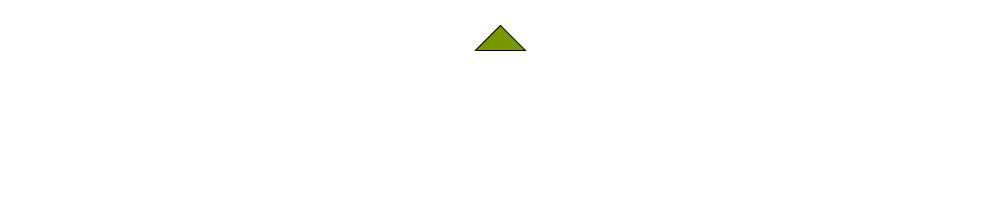
Frame 1 (no input)
Frame 60 (the mouse pressed at the canvas centre just before this capture): identical to frame 1, image omitted
Frame 120 (the mouse held since frame 60 and released just before this capture): identical to frame 1, image omitted

The Processing sketch that drew this single still picture (run headless with seeded random() and noise(); from frame 60 on, the mouse is pressed at the canvas centre):

// Processing sketch: CarsAGasStation
// ── CarsAGasStation.pde
// timer
int actualSecs; //actual seconds elapsed since start
int actualMins; //actual minutes elapsed since start
int startSec = 0; //used to reset seconds shown on screen to 0
int startMin = 0; //used to reset minutes shown on screen to 0
int scrnSecs; //seconds displayed on screen (will be 0-60)
int scrnMins=0; //minutes displayed on screen (will be infinite)
int restartSecs=0; //number of seconds elapsed at last click or 60 sec interval
int restartMins=0; //number of seconds ellapsed at most recent minute or click
//

final int CAR_NB = 7 ;
Car[] carList = new Car[CAR_NB];

void setup () {
  size(1000, 200);
  textSize(10);
  
  int pos = -1000;
  for (int i = CAR_NB-1; i >= 0 ; i--) {
    carList[i] = new Car("C" + i,
        color(0, 150, 200), 
        pos, 60, 1, 
        int(random(1000, 5000)));
    pos += 50 + int(random(10, 100));
  }
}

void draw () {
  background (255);

  // first car leads and moves
  carList[0].move();

  // the other cars just follow each other (and the first car)
  for (int i = 1; i < CAR_NB; ++i) {
    carList[i].follow(carList[i-1]);
  }


  for (int i = 0; i < CAR_NB; ++i) {
    carList[i].display();
//    println("Car " + i + " - " + carList[i].x + " " + (carList[i].stopTime == 0 ? "" : millis() - carList[i].stopTime));
  }
  
  drawTimer();

  // Not associated to cars!
  int x = width / 2;
  fill(#779900);
  triangle(x - 25, 50, x + 25, 50, x, 25);
}

class Car {
  color c;
  float x;
  float y;
  float speed;
  String name;
  float distanceBetweenCarsAlongXAxis = 35; // px
  int stopTime;
  boolean filled; // Gas tank is filled, continue
  int waitTime;

  Car(String supername, color superc, float superx, float supery, float superspeed, int wait) {
    name = supername;
    c = superc;
    x = superx;
    y = supery;
    speed = superspeed;
    waitTime = wait;
  }

  void display () {
    stroke(0);
    fill(c);
    rectMode(CENTER);
    rect(x, y, 30, 20);
    String state = "M"; // Moving
    if (filled) state = "F";
    else if (stopTime > 0) state = "W"; // Wait
    fill(255);
    text(name + " " + state, x - 10, y);
  }

  void move() {
    if (stopTime > 0) {
      if (millis() - stopTime > waitTime) {
        stopTime = 0;
        filled = true;
      } else {
        return; // No move
      }
    }
    x += speed;
    if (!filled && x >= width / 2) {
      stopTime = millis();
    }
  }

  /**
   * Follows next car keeping the given distance in pixels.
   */
  void follow(Car car) {
    if (car.x - x > distanceBetweenCarsAlongXAxis) {
      move();
    }
  }
  
  public String toString() { return name; }
}

void drawTimer() {
  String name = "";
  float timerValue = 0;
  float max = 0;
  for (int i = 0; i < CAR_NB; ++i) {
    if (carList[i].stopTime > 0) {
      timerValue = (millis() - carList[i].stopTime) / 1000.0;
      max = carList[i].waitTime / 1000.0;
      name = carList[i].name;
      break; // No need to ask other cars
    }
  }
  if (timerValue > 0) {
    fill(#FF0000);
    text(name + " - " + nf(timerValue, 1, 1) + " / " + nf(max, 1, 1), 20, 20);
  }
}
